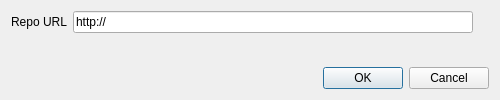
<?xml version="1.0" encoding="UTF-8"?>
<ui version="4.0">
 <class>dialogrepo</class>
 <widget class="QDialog" name="dialogrepo">
  <property name="geometry">
   <rect>
    <x>0</x>
    <y>0</y>
    <width>500</width>
    <height>100</height>
   </rect>
  </property>
  <property name="sizePolicy">
   <sizepolicy hsizetype="Fixed" vsizetype="Fixed">
    <horstretch>0</horstretch>
    <verstretch>0</verstretch>
   </sizepolicy>
  </property>
  <property name="minimumSize">
   <size>
    <width>500</width>
    <height>100</height>
   </size>
  </property>
  <property name="maximumSize">
   <size>
    <width>500</width>
    <height>100</height>
   </size>
  </property>
  <property name="windowTitle">
   <string>Enter Cydia repo URL</string>
  </property>
  <layout class="QVBoxLayout" name="verticalLayout_2">
   <item>
    <layout class="QFormLayout" name="formLayout">
     <item row="0" column="0">
      <widget class="QLabel" name="label">
       <property name="text">
        <string>Repo URL</string>
       </property>
      </widget>
     </item>
     <item row="0" column="1">
      <widget class="QLineEdit" name="lineEdit">
       <property name="sizePolicy">
        <sizepolicy hsizetype="Fixed" vsizetype="Fixed">
         <horstretch>0</horstretch>
         <verstretch>0</verstretch>
        </sizepolicy>
       </property>
       <property name="minimumSize">
        <size>
         <width>400</width>
         <height>0</height>
        </size>
       </property>
       <property name="maximumSize">
        <size>
         <width>400</width>
         <height>16777215</height>
        </size>
       </property>
       <property name="text">
        <string>http://</string>
       </property>
      </widget>
     </item>
    </layout>
   </item>
   <item>
    <widget class="QDialogButtonBox" name="buttonBox">
     <property name="orientation">
      <enum>Qt::Horizontal</enum>
     </property>
     <property name="standardButtons">
      <set>QDialogButtonBox::Cancel|QDialogButtonBox::Ok</set>
     </property>
    </widget>
   </item>
  </layout>
 </widget>
 <resources/>
 <connections>
  <connection>
   <sender>buttonBox</sender>
   <signal>accepted()</signal>
   <receiver>dialogrepo</receiver>
   <slot>accept()</slot>
   <hints>
    <hint type="sourcelabel">
     <x>248</x>
     <y>254</y>
    </hint>
    <hint type="destinationlabel">
     <x>157</x>
     <y>274</y>
    </hint>
   </hints>
  </connection>
  <connection>
   <sender>buttonBox</sender>
   <signal>rejected()</signal>
   <receiver>dialogrepo</receiver>
   <slot>reject()</slot>
   <hints>
    <hint type="sourcelabel">
     <x>316</x>
     <y>260</y>
    </hint>
    <hint type="destinationlabel">
     <x>286</x>
     <y>274</y>
    </hint>
   </hints>
  </connection>
 </connections>
</ui>
